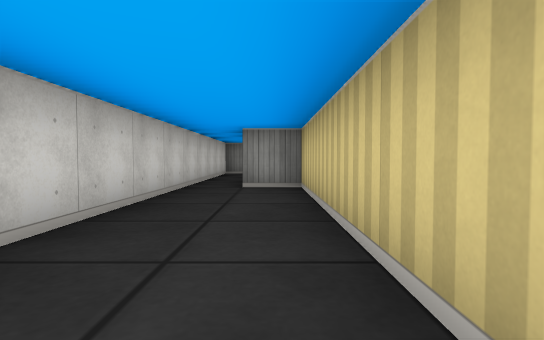
view 1 (above)

15 first-person views from a walk through a cub3D maze. The camera is about half as high as the walls, tilts 2° down and sees 80° across. The floor is counted in squares. Each view is taken from the middle of a square. On the plan, view 1 faces up. The plan holds only what a view shows up to about 9 squares ahead; the rest is blank.

view 2
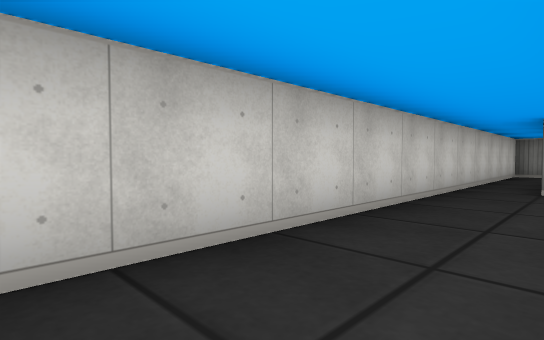

view 3
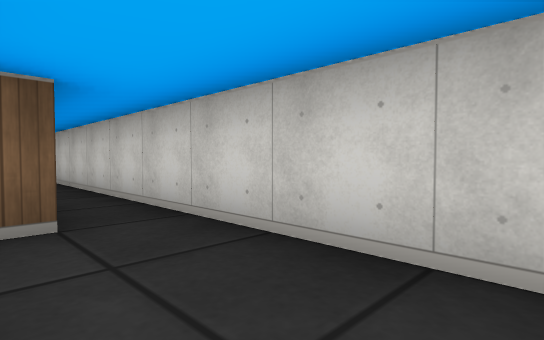

view 4
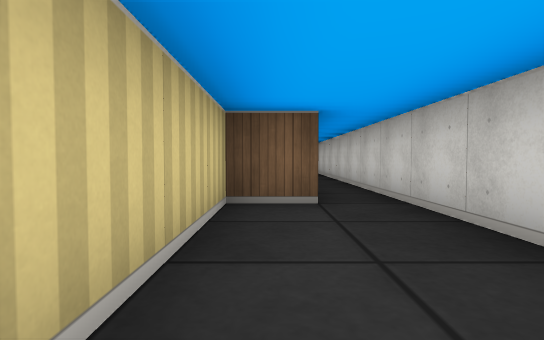

view 5
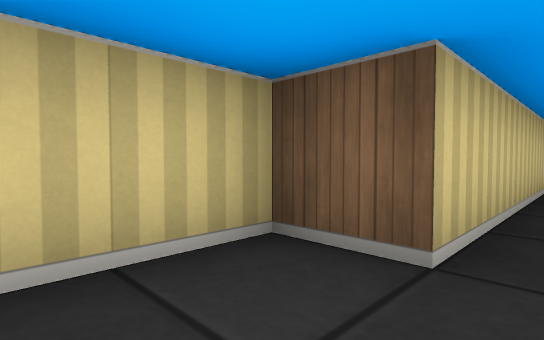

view 6
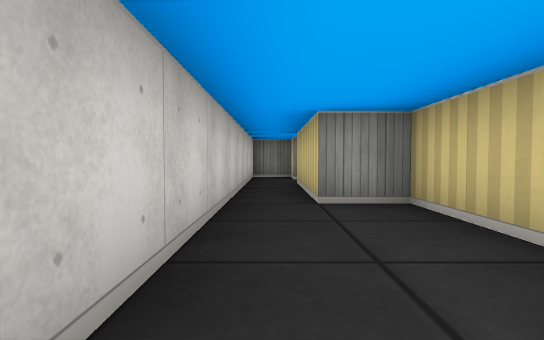

view 7
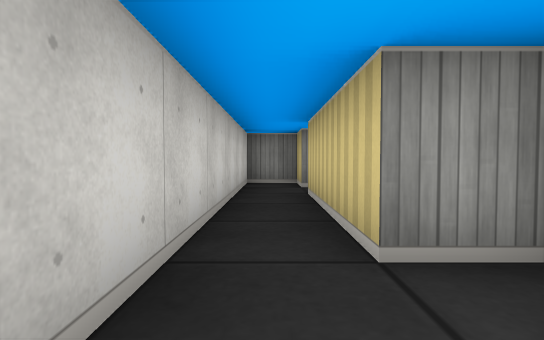

view 8
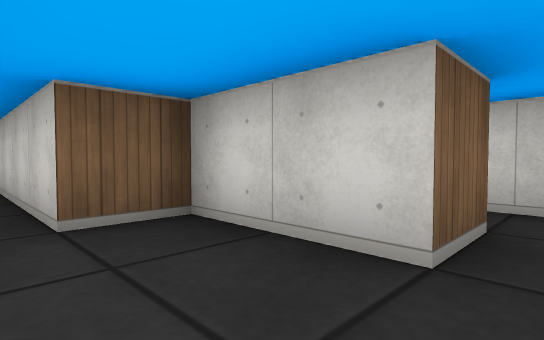

view 9
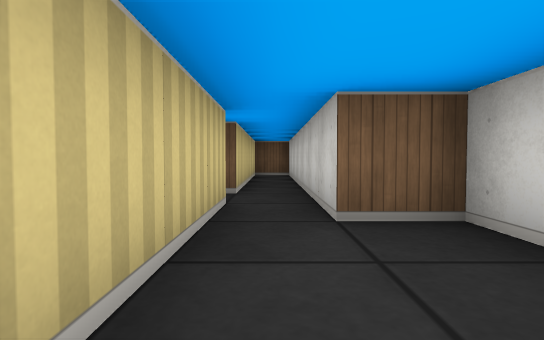

view 10
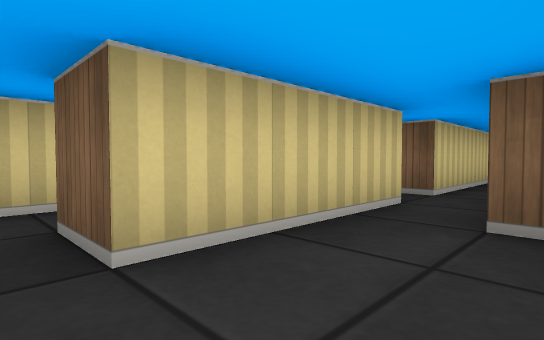

view 11
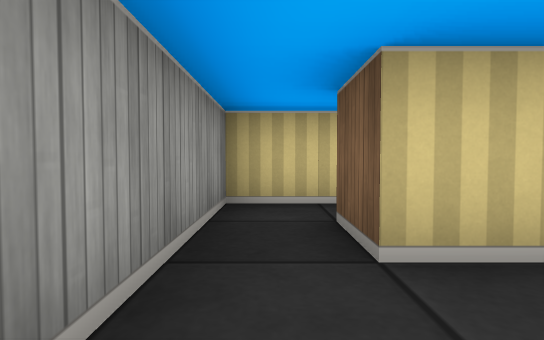

view 12
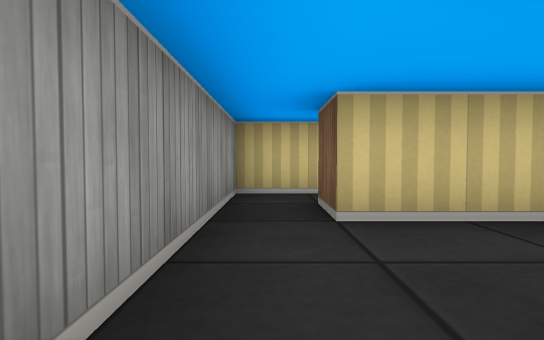

view 13
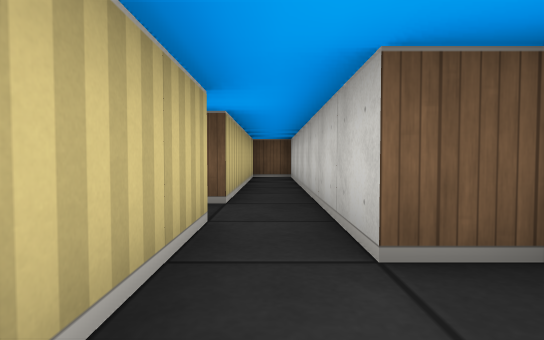

view 14
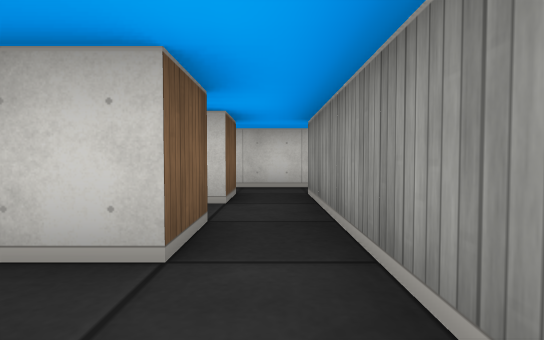

view 15
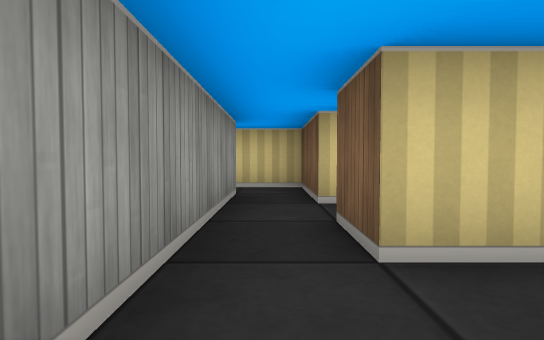

### Floor plan
Points are (right, up) in squares from view 1. A wall is a line through its corners. A room is listed if a view was taken in it or the views show most of it. See-through windows are left out.
Room 1 (views 1, 2, 3, 4, 5, 6, 7)
walls: (-0.5, -4.8) (-0.5, -0.5) (0.5, -0.5) (0.5, 5.5) (-0.5, 5.5) (-0.5, 8.5); (-0.5, 9.5) (-0.5, 10.5) (-1.5, 10.5) (-1.5, -6)
ways out: opening at (0, 9) to room 2
Room 2 (views 8, 9, 10, 11, 12, 13)
walls: (2.5, 5.5) (2.5, 8.5); (-0.5, 8.5) (0.5, 8.5) (0.5, 6.5) (1.5, 6.5) (1.5, -0.5) (2.5, -0.5); (2.5, 9.5) (-0.5, 9.5); (2.5, -0.2) (2.5, 4.5)
ways out: opening at (0, 9) to room 1; opening at (3, 5) to room 4; opening at (3, 9) to room 5
Room 3 (view 14)
walls: (6.5, 4.5) (8.5, 4.5) (8.5, 5.6); (7.5, 5.5) (6.5, 5.5)
ways out: opening at (7, 5); opening at (8, 6)
Room 4 (view 15)
walls: (4.5, 3.6) (4.5, 4.5); (2.5, 4.5) (3.5, 4.5); (4.5, 5.5) (2.5, 5.5)
ways out: opening at (3, 5) to room 2; opening at (5, 5)
Room 5 (no view inside)
walls: (4.5, 8.2) (4.5, 9.5) (2.5, 9.5); (2.5, 8.5) (3.5, 8.5)
ways out: opening at (3, 9) to room 2

Where each view was taken, in squares from view 1:
view 1: 0 up, 0 right, facing up
view 2: 0 up, 0 right, facing up-left
view 3: 2 up, 0 right, facing down-left
view 4: 3 up, 0 right, facing down
view 5: 1 up, 1 left, facing down-right
view 6: 2 up, 1 left, facing up
view 7: 4 up, 1 left, facing up
view 8: 9 up, 2 right, facing down-left
view 9: 9 up, 2 right, facing down
view 10: 9 up, 1 right, facing down-right
view 11: 9 up, 1 right, facing right
view 12: 9 up, 0 right, facing right
view 13: 8 up, 2 right, facing down
view 14: 5 up, 7 right, facing left
view 15: 5 up, 3 right, facing right
